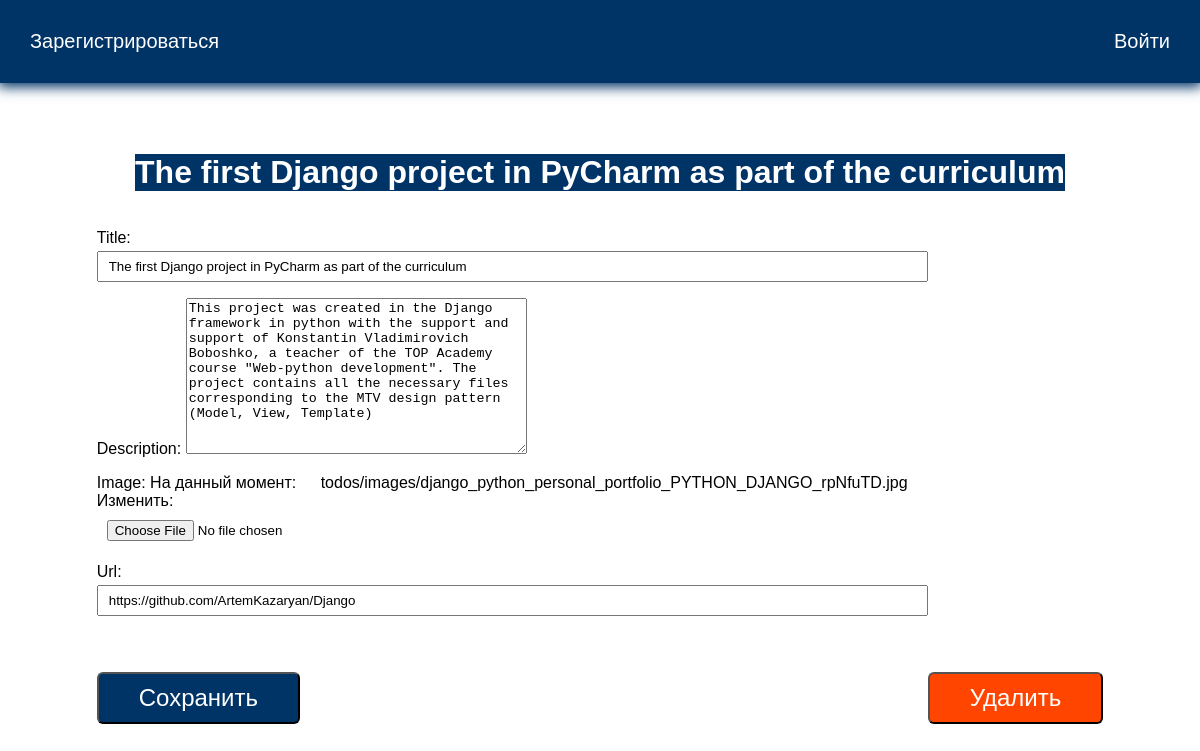
Screenshot of /todo/5 with the database file from the repository.
### todo/models.py (models this page shows, shortened)
class Todo(models.Model):
    title = models.CharField(max_length=100)
    description = models.TextField(blank=True)
    created = models.DateTimeField(auto_now_add=True)
    user = models.ForeignKey(User, on_delete=models.CASCADE, null=True)
    image = models.ImageField(upload_to='todos/images', null=True)
    url = models.CharField(max_length=350, null=True)

### todo/views.py (the view, shortened to what this page needs)
# urls.py: path('todo/<int:todo_pk>', views.viewtodo, name='viewtodo'),
def viewtodo(request, todo_pk):
    todo = get_object_or_404(Todo, pk=todo_pk)
    form = TodoForm(instance=todo)
    if request.method == 'GET':
        return render(request, 'todo/viewtodo.html', {'todo': todo, 'form': form})

### todo/forms.py
class TodoForm(ModelForm):
    class Meta:
        model = Todo
        fields = ['title', 'description',
                  'image',
                  'url',
                  ]

### todo/templates/todo/viewtodo.html (shortened to what this page needs)
{% extends 'todo/base.html' %}
{% block content %}
<h1>{{ todo.title }}</h1>
<div class="but">
    <form method="post" enctype="multipart/form-data">
        {{ form.as_p }}
        <button class="btn">Сохранить</button>
    </form>
    <form action="{% url 'delete' todo.id %}" method="post" enctype="multipart/form-data">
        <button class="btn remove">Удалить</button>
    </form>
</div>
{% endblock %}

### todo/static/css/style.css (style rules this page uses)
body { margin: 0; padding: 0; font-family: Arial, Helvetica, sans-serif; }
a { text-decoration: none; }
h1, h2 { background: #003366; color: #fff; }
.btn { background: #003366; color: #fff; }
button { border-radius: 6px; box-shadow: insert 0 0 6px 2px #fff; padding: 10px 40px; margin-top: 40px; font-size: 24px; color: pointer; }
input { width: 100%; padding: 6px 10px; box-sizing: border-box; margin-top: 4px; }
.content a { color: #000; display: white; padding: 20px; box-sizing: border-box; }
.but { display: flex; align-items: flex-end; }
.remove { background-color: orangered; }

### rows the page displays
Todo: title "The first Django project in PyCharm as part of the curriculum", description "This project was created in the Django framework in python with the support and support of Konstantin Vladimirovich Boboshko, a teacher of the TOP Academy course \"Web-python development\". The project contains all the necessary files corresponding to the MTV design pattern (Model, View, Template)", url "https://github.com/ArtemKazaryan/Django"
